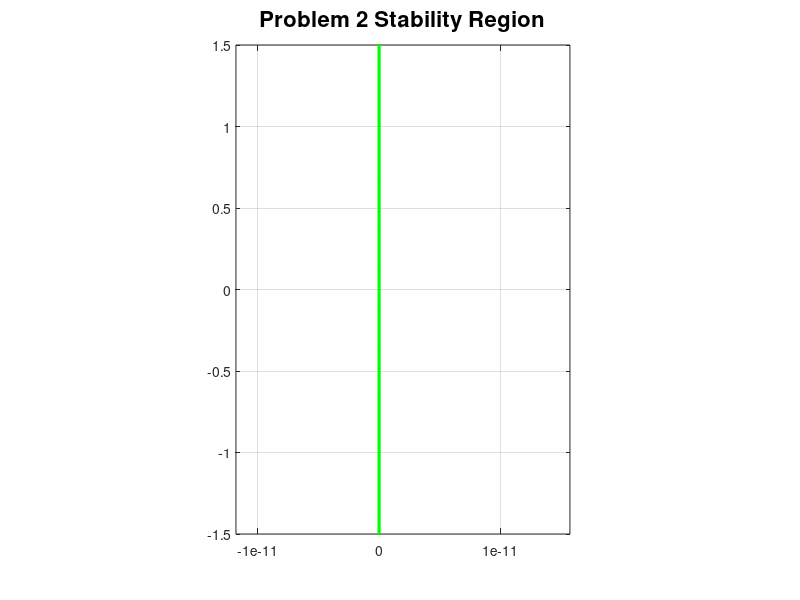

Write MATLAB code to recreate this figure.
% Sharon Yang HW6
C = 'color'; c = {'b','r','g','m','y','c'};
x = [0 0]; y = [-8 8]; K = 'k'; LW = 'linewidth'; FS = 'fontsize';

plot(y,x,K,LW,1), hold on, plot(x,y,K)
t = linspace(0, 2*pi, 1000);
z = exp(1i*t); r = z.^2-1;
s = (z.^2+4.*z+1)/3; plot(r./s,C,c{3},LW,2)  
axis([-3*10^(-16) 4*10^(-16) -1.5 1.5]), axis square, grid on
title('Problem 2 Stability Region',FS,16)